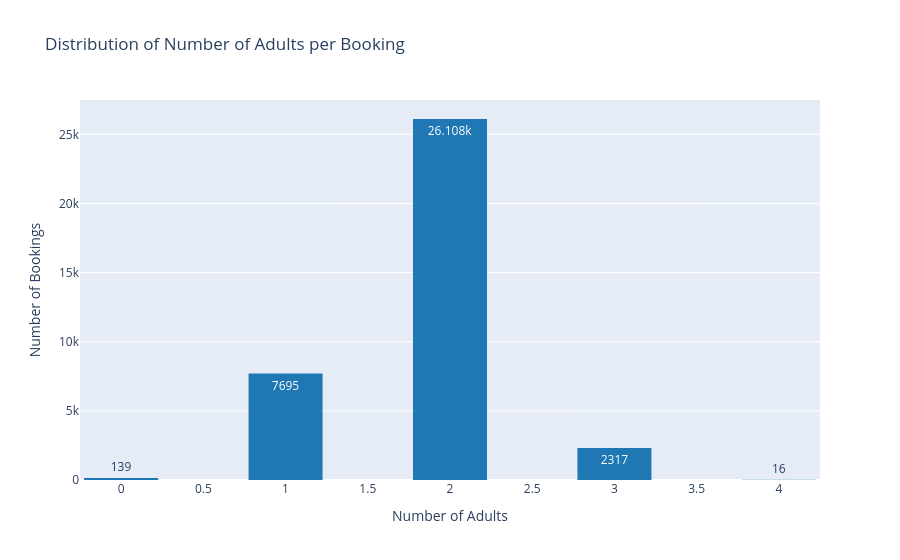

Notebook source saved alongside this figure:
### Markdown cell above
# Task-1.  Distribution plot → How many adults come to most bookings.

### Code cell
fig = px.histogram(df,x="no_of_adults",nbins=10,title="Distribution of Number of Adults per Booking",text_auto=True,color_discrete_sequence=["#1f77b4"])
fig.update_layout(xaxis_title="Number of Adults", yaxis_title="Number of Bookings", bargap=0.1)
fig.show()

### Figure 1 — Plotly figure (JSON) as saved in the notebook; plotly's stock layout.template omitted (floating-point values rounded to 4 significant figures; data arrays with more than 128 entries replaced by an {"elided": "..."} marker saying what was removed)
{"data": [{"bingroup": "x", "hovertemplate": "no_of_adults=%{x}<br>count=%{y}<extra></extra>", "legendgroup": "", "marker": {"color": "#1f77b4", "pattern": {"shape": ""}}, "name": "", "nbinsx": 10, "orientation": "v", "showlegend": false, "texttemplate": "%{value}", "type": "histogram", "x": {"elided": "36275 int values"}, "xaxis": "x", "yaxis": "y"}], "layout": {"bargap": 0.1, "barmode": "relative", "legend": {"tracegroupgap": 0}, "title": {"text": "Distribution of Number of Adults per Booking"}, "xaxis": {"anchor": "y", "domain": [0, 1], "title": {"text": "Number of Adults"}}, "yaxis": {"anchor": "x", "domain": [0, 1], "title": {"text": "Number of Bookings"}}}}
